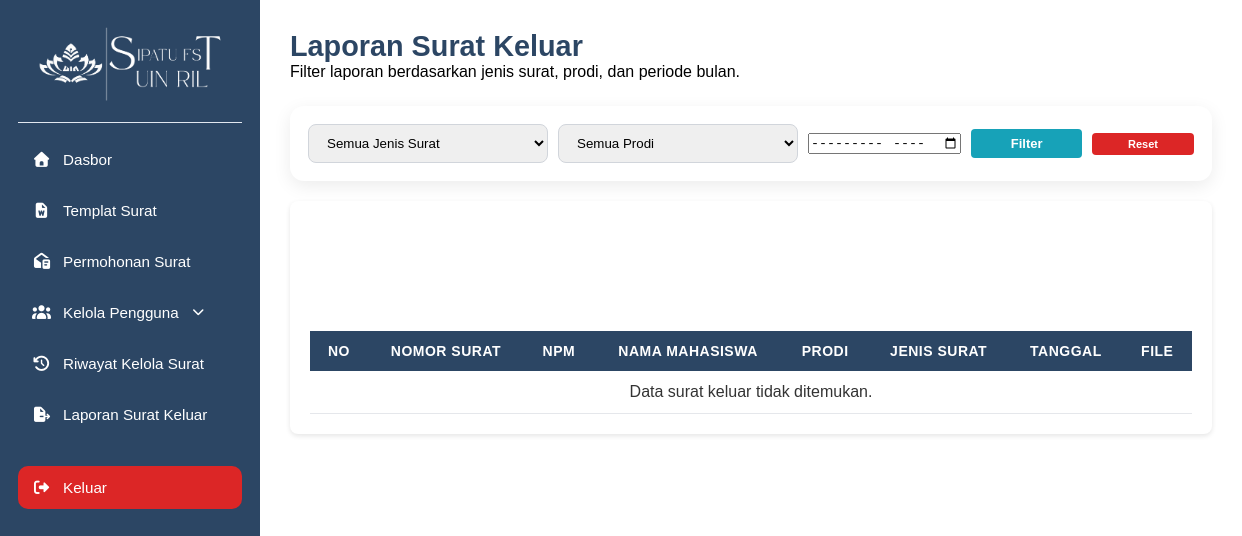
The page /adm_laporan_surat.php on the database as committed earlier.
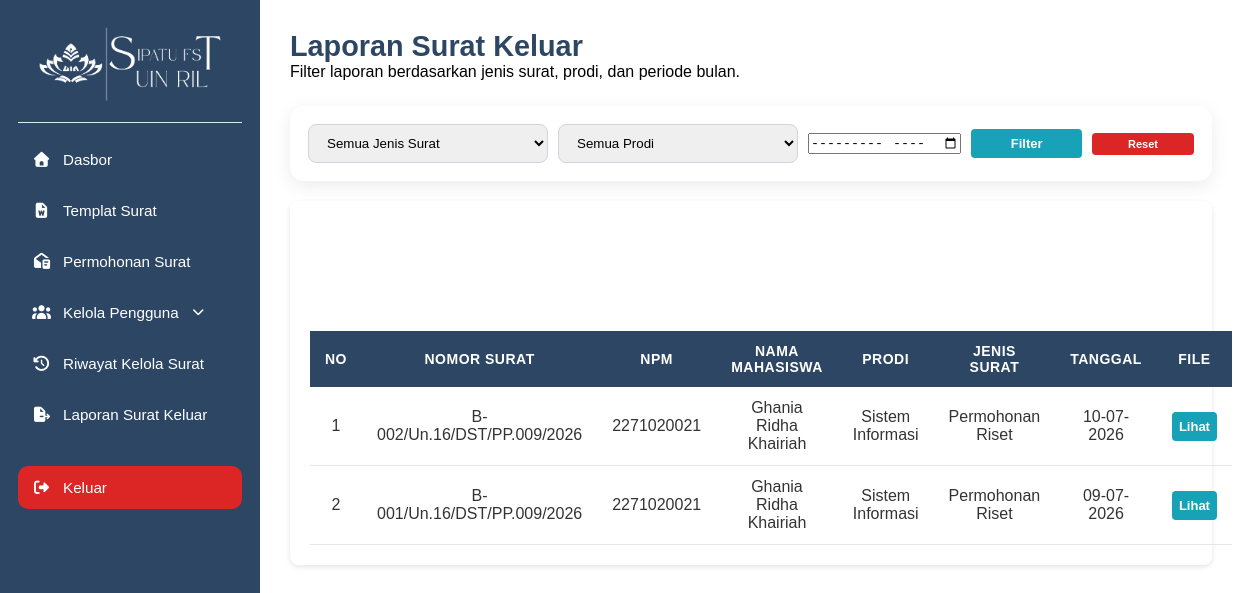
The same page on the database as committed later.
### tables this page shows
CREATE TABLE `surat_pengajuan` (
  `id_surat` int(11) NOT NULL,
  `id_mhs` int(11) NOT NULL,
  `id_jenis` int(11) NOT NULL,
  `nomor_surat` varchar(50) NOT NULL,
  `tanggal_pengajuan` datetime NOT NULL,
  `status_akhir` varchar(50) NOT NULL,
  `file_surat_final` varchar(255) NOT NULL,
  `dokumen_hash` varchar(100) NOT NULL,
  `status_pimpinan` enum('Menunggu','Disetujui','Ditolak') DEFAULT 'Menunggu',
  `status_balasan` varchar(50) DEFAULT 'Tidak Ada',
  `ttd_pimpinan` varchar(255) DEFAULT NULL
);

CREATE TABLE `mahasiswa` (
  `id_mhs` int(11) NOT NULL,
  `npm` varchar(15) NOT NULL,
  `nama_mhs` varchar(100) NOT NULL,
  `password` varchar(255) NOT NULL,
  `email` varchar(100) NOT NULL,
  `id_prodi` int(11) DEFAULT NULL,
  `status` tinyint(1) DEFAULT 0,
  `id_pa` int(11) DEFAULT NULL,
  `id_pb1` int(11) DEFAULT NULL,
  `id_pb2` int(11) DEFAULT NULL
);

CREATE TABLE `prodi` (
  `id_prodi` int(11) NOT NULL,
  `nama_prodi` varchar(100) NOT NULL
);

CREATE TABLE `jenis_surat` (
  `id_jenis` int(11) NOT NULL,
  `nama_surat` varchar(100) NOT NULL,
  `kode_surat` varchar(20) NOT NULL,
  `deskripsi` text DEFAULT NULL,
  `file_template` varchar(255) DEFAULT NULL,
  `status` tinyint(1) DEFAULT 1,
  `isi_template` longtext DEFAULT NULL
);

### adm_laporan_surat.php (the view, shortened to what this page needs)
<?php
include "koneksi.php";
$periode = $_GET['periode'] ?? '';
$where = "WHERE sp.status_akhir = 'Selesai'";
$query = mysqli_query($koneksi, "
    SELECT
        sp.id_surat,
        sp.nomor_surat,
        sp.tanggal_pengajuan,
        sp.status_akhir,
        sp.file_surat_final,
        m.npm,
        m.nama_mhs,
        p.nama_prodi,
        js.nama_surat
    FROM surat_pengajuan sp
    JOIN mahasiswa m ON sp.id_mhs = m.id_mhs
    JOIN prodi p ON m.id_prodi = p.id_prodi
    JOIN jenis_surat js ON sp.id_jenis = js.id_jenis
    $where
    ORDER BY sp.tanggal_pengajuan DESC
");
?>
<!DOCTYPE html>
<html lang="id">
<head>
    <link rel="stylesheet" href="adm.css">
    <link rel="stylesheet" href="https://cdnjs.cloudflare.com/ajax/libs/font-awesome/7.0.1/css/all.min.css">
</head>
<body>
    <div class="admin-wrapper">
        <?php include "adm_sidebar.php"; ?>
        <main class="main-content">
            <div class="page-title">
                <h1>Laporan Surat Keluar</h1>
                <p>Filter laporan berdasarkan jenis surat, prodi, dan periode bulan.</p>
            </div>
            <div class="filter-container">
                <form method="GET">
                    <select name="jenis">
                        <option value="">Semua Jenis Surat</option>
                    </select>
                    <select name="prodi">
                        <option value="">Semua Prodi</option>
                    </select>
                    <input type="month" name="periode" value="<?= htmlspecialchars($periode); ?>">
                    <button type="submit" class="btn btn-detail">
                        Filter
                    </button>
                    <a href="adm_laporan_surat.php" class="btn btn-delete">
                        Reset
                    </a>
                </form>
            </div>
            <div class="table-card">
                <table>
                    <thead>
                        <tr>
                            <th>No</th>
                            <th>Nomor Surat</th>
                            <th>NPM</th>
                            <th>Nama Mahasiswa</th>
                            <th>Prodi</th>
                            <th>Jenis Surat</th>
                            <th>Tanggal</th>
                            <th>File</th>
                        </tr>
                    </thead>
                    <tbody>
                        <?php if ($query && mysqli_num_rows($query) > 0) { ?>
                            <?php $no = 1;
                            while ($row = mysqli_fetch_assoc($query)) { ?>
                                <tr>
                                    <td><?= $no++; ?></td>
                                    <td><?= htmlspecialchars($row['nomor_surat']); ?></td>
                                    <td><?= htmlspecialchars($row['npm']); ?></td>
                                    <td><?= htmlspecialchars($row['nama_mhs']); ?></td>
                                    <td><?= htmlspecialchars($row['nama_prodi']); ?></td>
                                    <td><?= htmlspecialchars($row['nama_surat']); ?></td>
                                    <td><?= date('d-m-Y', strtotime($row['tanggal_pengajuan'])); ?></td>
                                    <td>
                                        <?php if (!empty($row['file_surat_final'])) { ?>
                                            <a href="uploads/surat_final/<?= htmlspecialchars($row['file_surat_final']); ?>" target="_blank" class="btn btn-detail">
                                                Lihat
                                            </a>
                                        <?php } else { ?>
                                            -
                                        <?php } ?>
                                    </td>
                                </tr>
                            <?php } ?>
                        <?php } else { ?>
                            <tr>
                                <td colspan="8" style="text-align:center;">
                                    Data surat keluar tidak ditemukan.
                                </td>
                            </tr>
                        <?php } ?>
                    </tbody>
                </table>
            </div>
        </main>
    </div>
</body>
</html>

### adm_sidebar.php (shortened to what this page needs)
<div class="sidebar">
    <div class="sidebar-logo">
        <img src="images/logo2.png" alt="Logo SIPATU FST UIN RIL" class="logo-img">
    </div>
    <a href="adm_dashboard.php">
        <i class="fa-solid fa-house"></i> Dasbor
    </a>
    <a href="adm_template_surat.php">
        <i class="fa-solid fa-file-word"></i> Templat Surat
    </a>
    <a href="adm_permohonan.php">
        <i class="fa-solid fa-envelope-open-text"></i> Permohonan Surat
    </a>
    <div class="dropdown-container">
        <a href="javascript:void(0)" class="dropdown-btn">
            <i class="fa-solid fa-users"></i> Kelola Pengguna
            <i class="fa-solid fa-chevron-down dropdown-arrow"></i>
        </a>
    </div>
    <a href="adm_riwayat_review.php">
        <i class="fa-solid fa-clock-rotate-left"></i>
        Riwayat Kelola Surat
    </a>
    <a href="adm_laporan_surat.php">
        <i class="fa-solid fa-file-export"></i> Laporan Surat Keluar
    </a>
    <a href="logout.php" class="logout">
        <i class="fa-solid fa-right-from-bracket"></i> Keluar
    </a>
</div>

### adm.css (style rules this page uses)
* { margin: 0; padding: 0; box-sizing: border-box; }
body { font-family: "Montserrat", sans-serif; min-height: 100vh; }
.sidebar { width: 260px; background: #2c4664; color: white; padding: 25px 18px; position: fixed; top: 0; bottom: 0; left: 0; }
.sidebar-logo { text-align: center; padding-bottom: 20px; padding-left: 20px; padding-right: 20px; margin-bottom: 15px; border-bottom: 1px solid #e2e8f0; }
.sidebar-logo .logo-img { max-width: 200px; width: 100%; height: auto; display: block; margin: 0 auto; transition: transform 0.3s ease; }
.sidebar a { display: flex; align-items: center; gap: 12px; color: white; text-decoration: none; padding: 13px 14px; border-radius: 10px; margin-bottom: 8px; font-size: 0.95rem; transition: 0.3s; }
.sidebar .logout { margin-top: 30px; background: #dc2626; }
.main-content { margin-left: 260px; padding: 30px; width: calc(100% - 260px); }
.page-title { margin-bottom: 25px; }
.page-title h1 { font-size: 1.8rem; color: #2c4664; }
table { width: 100%; border-collapse: collapse; }
table th { background: #2c4664; color: white; padding: 12px; text-align: left; }
table td { padding: 12px; border-bottom: 1px solid #e5e7eb; }
.btn { padding: 8px 12px; border-radius: 8px; text-decoration: none; color: white; font-size: 0.85rem; }
.btn-delete { background: #dc2626; }
.btn-detail { background: #f59e0b; }
.table-card { background: white; padding: 20px; border-radius: 8px; padding-top: 120px; box-shadow: 0 2px 5px rgba(0, 0, 0, 0.1); }
.filter-container { background: #fff; padding: 18px; border-radius: 14px; margin-bottom: 20px; box-shadow: 0 5px 18px rgba(0, 0, 0, 0.08); }
.filter-container form { display: flex; gap: 10px; align-items: center; }
.filter-container select { padding: 10px 14px; border: 1px solid #d1d5db; border-radius: 8px; min-width: 240px; font-family: inherit; }
.btn { width: 100%; padding: 5px 2px; font-size: 11px; border: none; border-radius: 4px; cursor: pointer; color: white; font-weight: 600; text-align: center; }
table { width: 100%; border-collapse: collapse; margin-top: 10px; }
table thead th { background-color: #2c4664; color: white; padding: 12px 15px; text-align: center; font-size: 14px; text-transform: uppercase; letter-spacing: 0.5px; }
table tbody tr { border-bottom: 1px solid #eee; transition: background 0.3s; }
table tbody td { padding: 12px 15px; text-align: center; color: #333; }
.btn-detail { padding: 7px; font-size: small; background-color: #17a2b8; color: white; }
.dropdown-arrow { float: right; font-size: 12px; transition: transform 0.3s; }

Rows that differ between the two databases and show on the page:
added surat_pengajuan: nomor_surat "B-002/Un.16/DST/PP.009/2026", id_mhs.npm "2271020021", id_mhs.nama_mhs "Ghania Ridha Khairiah", prodi.nama_prodi "Sistem Informasi", id_jenis.nama_surat "Permohonan Riset", tanggal_pengajuan "10-07-2026"
added surat_pengajuan: nomor_surat "B-001/Un.16/DST/PP.009/2026", id_mhs.npm "2271020021", id_mhs.nama_mhs "Ghania Ridha Khairiah", prodi.nama_prodi "Sistem Informasi", id_jenis.nama_surat "Permohonan Riset", tanggal_pengajuan "09-07-2026"
Other text that changed with them:
text no longer shown: "Data surat keluar tidak ditemukan."
